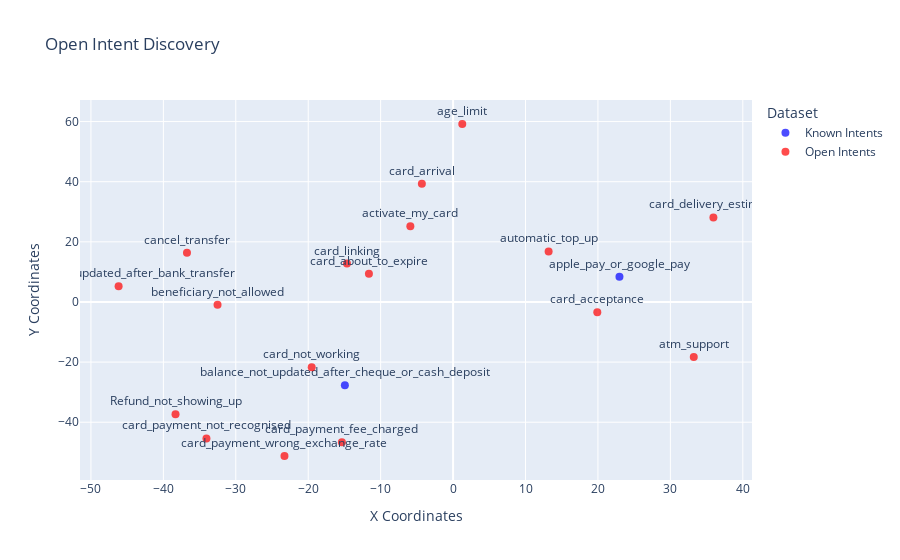

The code cell stored with this chart in its notebook:
### Code cell
import plotly.express as px
import pandas as pd

# Convert your data into a DataFrame
known_intents_data = [(item[0], item[1], item[2], 'Known Intents') for item in known_intents]
open_intents_data = [(item[0], item[1], item[2], 'Open Intents') for item in open_intents]

# Combine both datasets into a single list
combined_data = known_intents_data + open_intents_data

# Create a DataFrame
df_vis = pd.DataFrame(combined_data, columns=["x", "y", "label", "dataset"])

# Create a scatter plot using Plotly
fig = px.scatter(df_vis, x="x", y="y", color="dataset", text="label", title="Open Intent Discovery",
                 labels={"x": "X Coordinates", "y": "Y Coordinates", "dataset": "Dataset"},
                 color_discrete_map={"Known Intents": "blue", "Open Intents": "red"})

# Show the plot with interactive hover information
fig.update_traces(textposition='top center', marker=dict(size=8, opacity=0.7))

# Show the interactive plot
fig.show()

### Figure 1 — Plotly figure (JSON) as saved in the notebook; plotly's stock layout.template omitted (floating-point values rounded to 4 significant figures)
{"data": [{"hovertemplate": "Dataset=Known Intents<br>X Coordinates=%{x}<br>Y Coordinates=%{y}<br>label=%{text}<extra></extra>", "legendgroup": "Known Intents", "marker": {"color": "blue", "opacity": 0.7, "size": 8, "symbol": "circle"}, "mode": "markers+text", "name": "Known Intents", "orientation": "v", "showlegend": true, "text": ["apple_pay_or_google_pay", "balance_not_updated_after_cheque_or_cash_deposit"], "textposition": "top center", "type": "scatter", "x": [22.97, -14.94], "xaxis": "x", "y": [8.35, -27.73], "yaxis": "y"}, {"hovertemplate": "Dataset=Open Intents<br>X Coordinates=%{x}<br>Y Coordinates=%{y}<br>label=%{text}<extra></extra>", "legendgroup": "Open Intents", "marker": {"color": "red", "opacity": 0.7, "size": 8, "symbol": "circle"}, "mode": "markers+text", "name": "Open Intents", "orientation": "v", "showlegend": true, "text": ["Refund_not_showing_up", "activate_my_card", "age_limit", "atm_support", "automatic_top_up", "balance_not_updated_after_bank_transfer", "beneficiary_not_allowed", "cancel_transfer", "card_about_to_expire", "card_acceptance", "card_arrival", "card_delivery_estimate", "card_linking", "card_not_working", "card_payment_fee_charged", "card_payment_not_recognised", "card_payment_wrong_exchange_rate"], "textposition": "top center", "type": "scatter", "x": [-38.32, -5.9, 1.27, 33.23, 13.19, -46.18, -32.52, -36.74, -11.62, 19.91, -4.31, 35.94, -14.65, -19.52, -15.35, -34.05, -23.28], "xaxis": "x", "y": [-37.38, 25.22, 59.19, -18.3, 16.81, 5.2, -0.9, 16.37, 9.38, -3.39, 39.33, 28.12, 12.76, -21.69, -46.63, -45.37, -51.23], "yaxis": "y"}], "layout": {"legend": {"title": {"text": "Dataset"}, "tracegroupgap": 0}, "title": {"text": "Open Intent Discovery"}, "xaxis": {"anchor": "y", "domain": [0, 1], "title": {"text": "X Coordinates"}}, "yaxis": {"anchor": "x", "domain": [0, 1], "title": {"text": "Y Coordinates"}}}}
